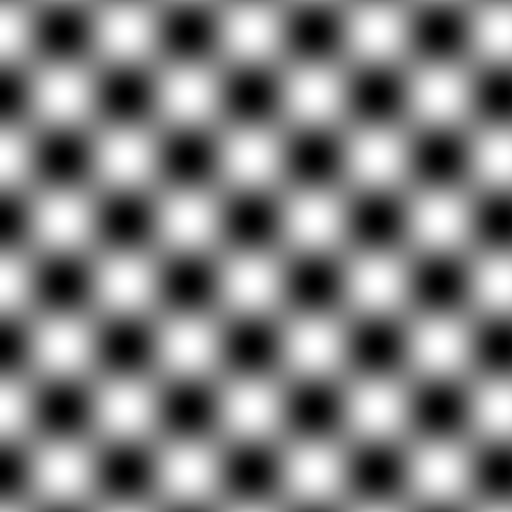
#> input picture test_mask.png, 512 x 512 px
$ python test_mask_viewer.py
#> lines starting #> are read from the running program, lines starting #| are printed output that depends on the picture
#> in load_mask, img is the input picture: shape (512, 512); min 1, max 254, mean 127.5
#|   Размер: 512x512
#|   Тип данных: float64
#|   Диапазон: [1.00, 254.00]
#!/usr/bin/env python3
"""
SLM Mask Viewer - CLI версия для проверки функциональности без GUI
"""

import numpy as np
from PIL import Image
import cv2
import os


def convert_to_8bit(image):
    """Конвертация изображения в 8-битный формат"""
    if image is None:
        return None

    min_val = np.min(image)
#> min_val = 1
    max_val = np.max(image)
#> max_val = 254

    if max_val == min_val:
        return np.zeros_like(image, dtype=np.uint8)

    # Нормализация к диапазону 0-255
    normalized = (image - min_val) / (max_val - min_val) * 255.0
    return normalized.astype(np.uint8)
#|   Результат: (512, 512), dtype=uint8
#|   Диапазон: [0, 255]


def compute_fft(image, log_scale=True):
    """Вычисление FFT изображения"""
#> called with log_scale = True
    # Вычисление FFT
    fft_result = np.fft.fft2(image)
    fft_shifted = np.fft.fftshift(fft_result)

    # Вычисление амплитудного спектра
    magnitude = np.abs(fft_shifted)

    # Применение масштаба (логарифмический или линейный)
    if log_scale:
        magnitude_display = np.log(magnitude + 1)
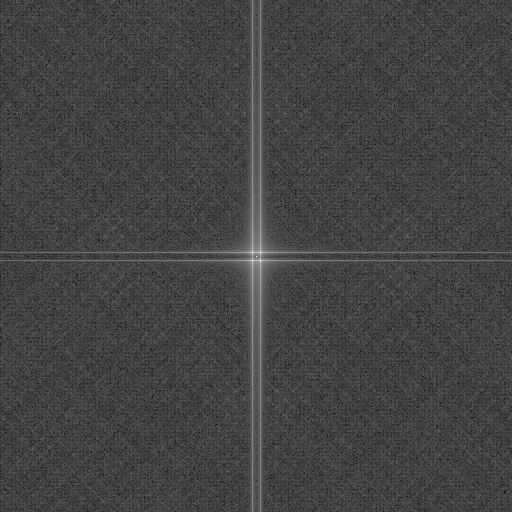
#> magnitude_display: shape (512, 512) float64; min 0.144, max 17.32, mean 4.7; drawn with min black and max white
    else:
        magnitude_display = magnitude

    return magnitude, magnitude_display


def load_mask(filepath):
    """Загрузка маски из файла"""
    if filepath.endswith(('.npy', '.npz')):
        data = np.load(filepath)
        if isinstance(data, np.lib.npyio.NpzFile):
            data = data[list(data.keys())[0]]
        return data.astype(np.float64)
    else:
        img = cv2.imread(filepath, cv2.IMREAD_UNCHANGED)
        if img is None:
            raise ValueError("Не удалось прочитать изображение")

        if len(img.shape) == 3:
            img = cv2.cvtColor(img, cv2.COLOR_BGR2GRAY)

        return img.astype(np.float64)


def main():
    print("=" * 60)
    print("SLM Mask Viewer - Тестирование функциональности")
    print("=" * 60)

    # Загрузка тестовой маски
    test_file = 'test_mask.png'
    if not os.path.exists(test_file):
        print(f"\n✗ Тестовый файл {test_file} не найден!")
        print("Создайте тестовую маску сначала.")
        return

    print(f"\n✓ Загрузка маски: {test_file}")
    mask = load_mask(test_file)
    print(f"  Размер: {mask.shape[1]}x{mask.shape[0]}")
    print(f"  Тип данных: {mask.dtype}")
    print(f"  Диапазон: [{np.min(mask):.2f}, {np.max(mask):.2f}]")

    # Конвертация в 8-бит
    print("\n✓ Конвертация в 8-битный формат")
    mask_8bit = convert_to_8bit(mask)
    print(f"  Результат: {mask_8bit.shape}, dtype={mask_8bit.dtype}")
    print(f"  Диапазон: [{np.min(mask_8bit)}, {np.max(mask_8bit)}]")

    # Вычисление FFT
    print("\n✓ Вычисление FFT")
    magnitude, magnitude_log = compute_fft(mask, log_scale=True)
    print(f"  FFT размер: {magnitude.shape}")
#|   FFT размер: (512, 512)
    print(f"  Max magnitude: {np.max(magnitude):.2e}")
#|   Max magnitude: 3.34e+07
    print(f"  Min magnitude: {np.min(magnitude):.2e}")
#|   Min magnitude: 1.54e-01
    print(f"  Mean magnitude: {np.mean(magnitude):.2e}")
#|   Mean magnitude: 5.73e+02

    # Сохранение результатов
    print("\n✓ Сохранение результатов")

    # Сохранение 8-битной версии
    img_8bit_pil = Image.fromarray(mask_8bit)
    img_8bit_pil.save('output_8bit.png')
    print(f"  8-bit маска сохранена: output_8bit.png")

    # Сохранение FFT
    fft_8bit = convert_to_8bit(magnitude_log)
    fft_pil = Image.fromarray(fft_8bit)
    fft_pil.save('output_fft.png')
    print(f"  FFT изображение сохранено: output_fft.png")

    # Сохранение FFT данных
    np.save('output_fft_data.npy', magnitude)
    print(f"  FFT данные сохранены: output_fft_data.npy")

    print("\n" + "=" * 60)
    print("Все тесты успешно пройдены!")
    print("=" * 60)
    print("\nДля запуска GUI версии выполните:")
    print("  python mask_viewer.py")
    print("\nПримечание: Для работы GUI требуется установленная библиотека tkinter")


if __name__ == "__main__":
    main()
